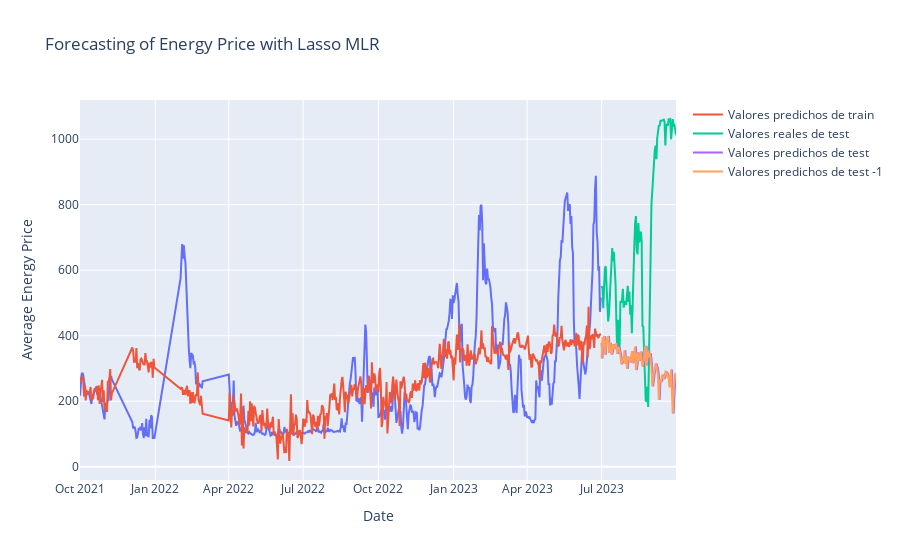

The notebook cell this image was saved under:
### Code cell
fig = px.line(x=X_train_dates, y=y_train,title="Forecasting of Energy Price with Lasso MLR")
fig.update_layout(xaxis_title='Date', yaxis_title='Average Energy Price')
fig.add_trace(go.Scatter(x=X_train_dates, y=y_pred_train, mode='lines', name='Valores predichos de train'))
fig.add_trace(go.Scatter(x=X_test_dates, y=y_test, mode='lines', name='Valores reales de test'))
fig.add_trace(go.Scatter(x=X_test_dates, y=y_pred, mode='lines', name='Valores predichos de test'))
fig.add_trace(go.Scatter(x=X_test_dates, y=y_pred_1, mode='lines', name='Valores predichos de test -1'))
fig.show()
